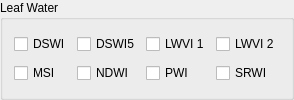
        <widget class="QgsCollapsibleGroupBox" name="mGroupBox_4">
         <property name="title">
          <string>Leaf Water</string>
         </property>
         <property name="collapsed">
          <bool>false</bool>
         </property>
         <layout class="QGridLayout" name="gridLayout_3">
          <item row="1" column="2">
           <widget class="QCheckBox" name="box_pwi">
            <property name="toolTip">
             <string>&lt;html&gt;&lt;head/&gt;&lt;body&gt;&lt;p&gt;Plant Water Index&lt;/p&gt;&lt;p&gt;PENUELAS, J., PINOL, J., OGAYA, R. and FILELLA, I. (1997): Estimation of plant water concentration by the reflectance Water Index (R900/R970). In: International Journal of Remote Sensing, 18(13), 2869-2875.&lt;/p&gt;&lt;/body&gt;&lt;/html&gt;</string>
            </property>
            <property name="text">
             <string>PWI</string>
            </property>
           </widget>
          </item>
          <item row="0" column="1">
           <widget class="QCheckBox" name="box_dswi5">
            <property name="toolTip">
             <string>&lt;html&gt;&lt;head/&gt;&lt;body&gt;&lt;p&gt;Desease Water Stress Index&lt;/p&gt;&lt;p&gt;APAN, A., HELD, A., PHINN, S. and MARKLEY, J. (2004): Detecting sugarcane 'orange rust' disease using EO-1 Hyperion hyperspectral imagery. In: International Journal of Remote Sensing, 25(2), 489-498.&lt;/p&gt;&lt;/body&gt;&lt;/html&gt;</string>
            </property>
            <property name="text">
             <string>DSWI5</string>
            </property>
           </widget>
          </item>
          <item row="1" column="1">
           <widget class="QCheckBox" name="box_ndwi">
            <property name="toolTip">
             <string>&lt;html&gt;&lt;head/&gt;&lt;body&gt;&lt;p&gt;Normalized Difference Water Index&lt;/p&gt;&lt;p&gt;GAO, B.-C. (1996): NDWI—a normalized difference water index for remote sensing of vegetation liquid water from space. In: Remote Sensing of Environment, 58(3), 257-266.&lt;/p&gt;&lt;/body&gt;&lt;/html&gt;</string>
            </property>
            <property name="text">
             <string>NDWI</string>
            </property>
           </widget>
          </item>
          <item row="1" column="3">
           <widget class="QCheckBox" name="box_srwi">
            <property name="toolTip">
             <string>&lt;html&gt;&lt;head/&gt;&lt;body&gt;&lt;p&gt;Simple Ratio Water Index&lt;/p&gt;&lt;p&gt;ZARCO-TEJADA, P.J., RUEDA, C.A. and USTIN, S.L. (2003): Water content estimation in vegetation with MODIS reflectance data and model inversion methods. In: Remote Sensing of Environment, 85(1), 109-124.&lt;/p&gt;&lt;/body&gt;&lt;/html&gt;</string>
            </property>
            <property name="text">
             <string>SRWI</string>
            </property>
           </widget>
          </item>
          <item row="1" column="0">
           <widget class="QCheckBox" name="box_msi">
            <property name="toolTip">
             <string>&lt;html&gt;&lt;head/&gt;&lt;body&gt;&lt;p&gt;Moisture Stress Index&lt;/p&gt;&lt;p&gt;HUNT Jr., R.E. and ROCK, B.N. (1989): Detection of changes in leaf water content using Near- and Middle-Infrared reflectances. In: Remote Sensing of Environment, 30(1), 43-54.&lt;/p&gt;&lt;/body&gt;&lt;/html&gt;</string>
            </property>
            <property name="text">
             <string>MSI</string>
            </property>
           </widget>
          </item>
          <item row="0" column="2">
           <widget class="QCheckBox" name="box_lwvi1">
            <property name="toolTip">
             <string>&lt;html&gt;&lt;head/&gt;&lt;body&gt;&lt;p&gt;Leaf Water Vegetation Index 1&lt;/p&gt;&lt;p&gt;GALVAO, L.S., FORMAGGIO, A.R. and TISOT, D.A. (2005): Discrimination of sugarcane varieties in Southeastern Brazil with EO-1 Hyperion data. In: Remote Sensing of Environment, 94(4), 523-534.&lt;/p&gt;&lt;/body&gt;&lt;/html&gt;</string>
            </property>
            <property name="text">
             <string>LWVI 1</string>
            </property>
           </widget>
          </item>
          <item row="0" column="3">
           <widget class="QCheckBox" name="box_lwvi2">
            <property name="toolTip">
             <string>&lt;html&gt;&lt;head/&gt;&lt;body&gt;&lt;p&gt;Leaf Water Vegetation Index 2&lt;/p&gt;&lt;p&gt;GALVAO, L.S., FORMAGGIO, A.R. and TISOT, D.A. (2005): Discrimination of sugarcane varieties in Southeastern Brazil with EO-1 Hyperion data. In: Remote Sensing of Environment, 94(4), 523-534.&lt;/p&gt;&lt;/body&gt;&lt;/html&gt;</string>
            </property>
            <property name="text">
             <string>LWVI 2</string>
            </property>
           </widget>
          </item>
          <item row="0" column="0">
           <widget class="QCheckBox" name="box_dswi">
            <property name="toolTip">
             <string>&lt;html&gt;&lt;head/&gt;&lt;body&gt;&lt;p&gt;Desease Water Stress Index&lt;/p&gt;&lt;p&gt;GALVAO, L.S., FORMAGGIO, A.R. and TISOT, D.A. (2005): Discrimination of sugarcane varieties in Southeastern Brazil with EO-1 Hyperion data. In: Remote Sensing of Environment, 94(4), 523-534.&lt;/p&gt;&lt;/body&gt;&lt;/html&gt;</string>
            </property>
            <property name="text">
             <string>DSWI</string>
            </property>
           </widget>
          </item>
         </layout>
        </widget>
